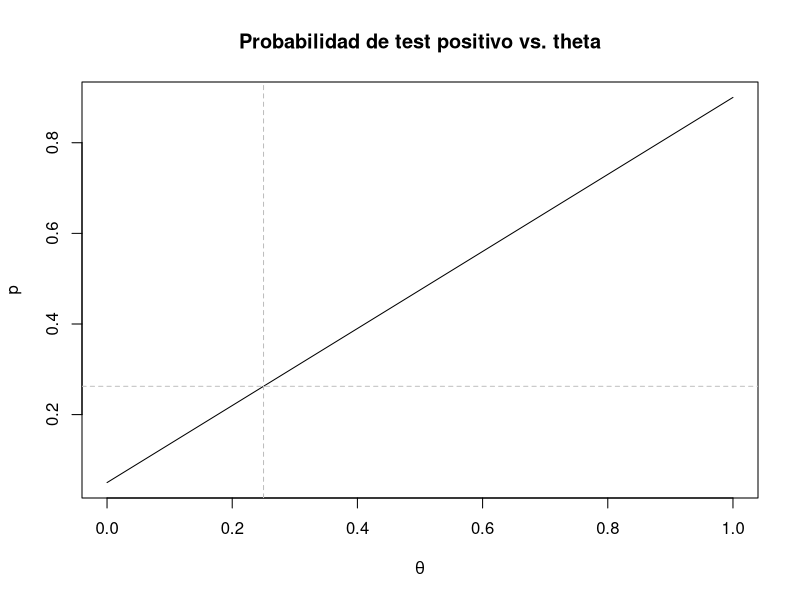
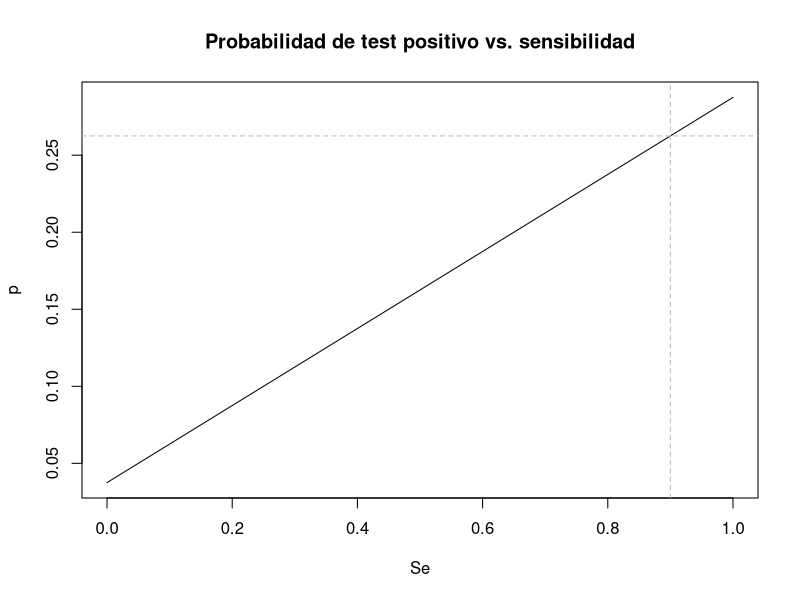
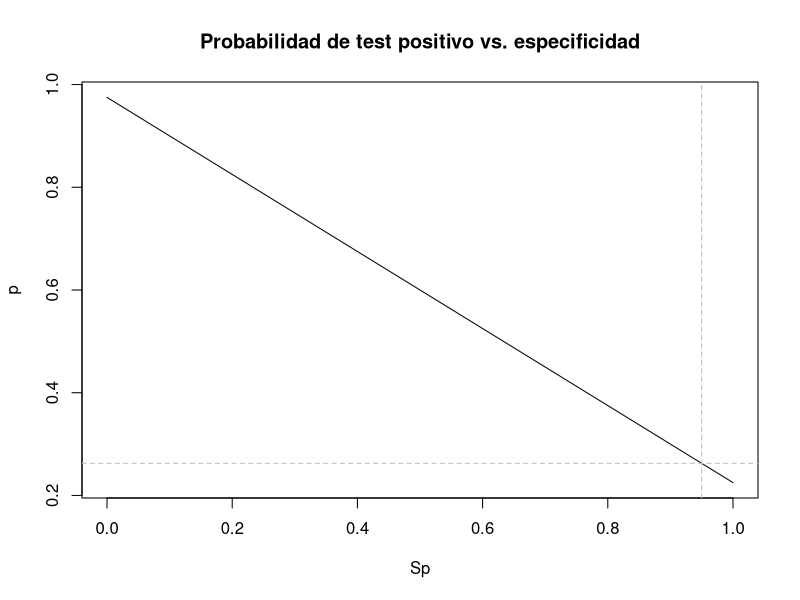
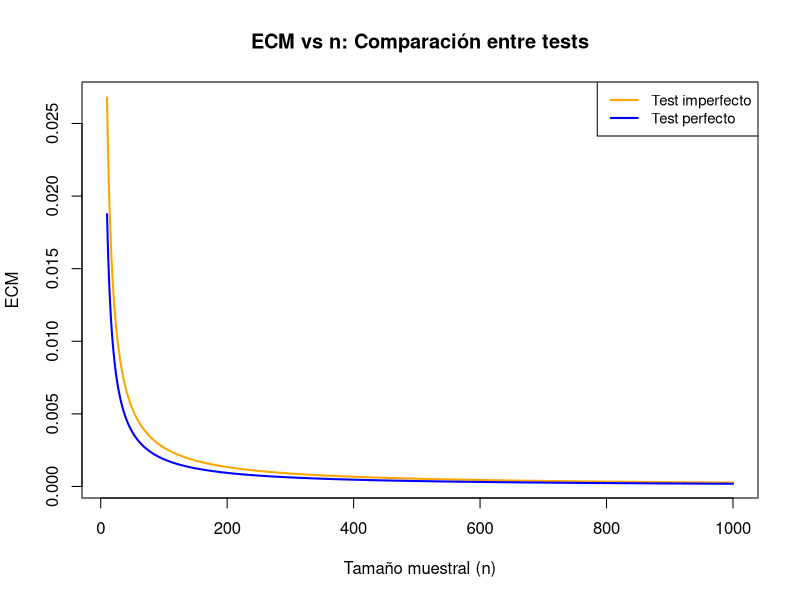
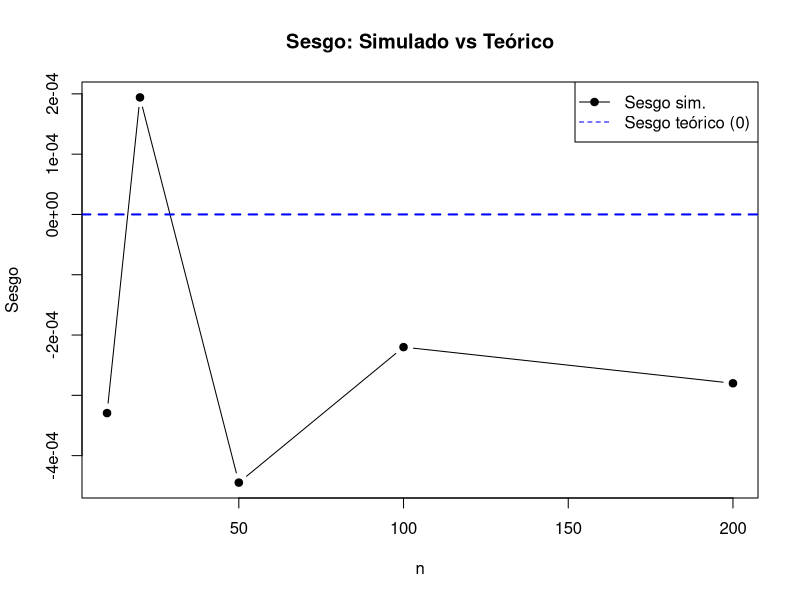
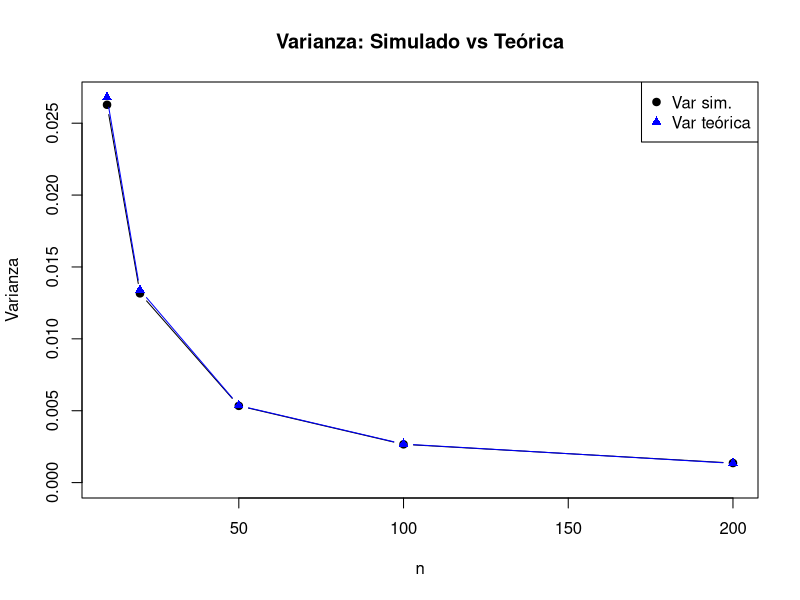
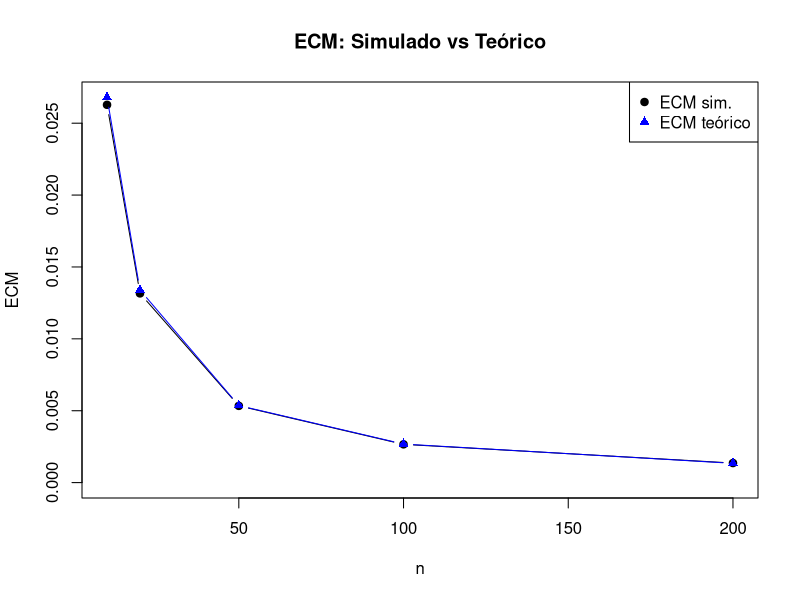
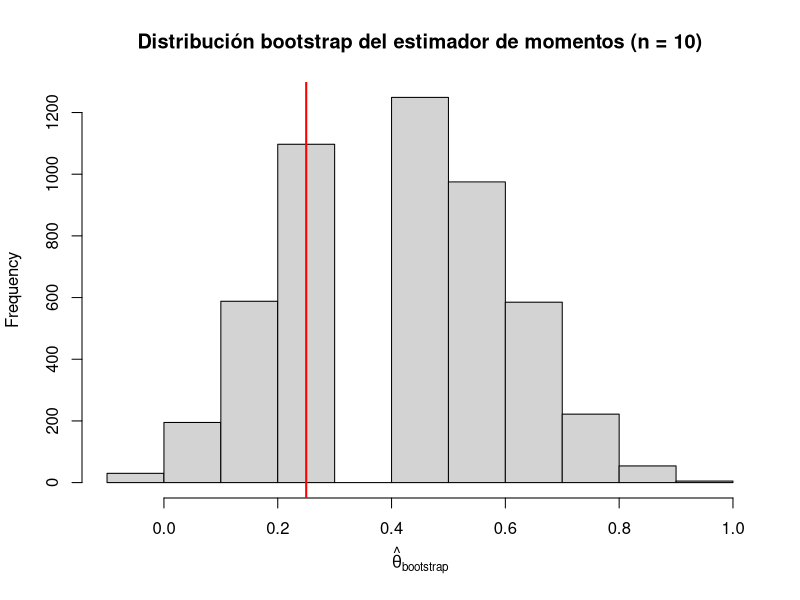

The R script that drew these images, in order:
## ---- chunk 1
knitr::opts_chunk$set(echo = FALSE)
## ---- chunk 2
#fijamos la semilla que se va a utilizar durante todo el tp.
set.seed(43)

tita <- 0.25
ns <- c(10, 20, 50, 100, 1000, 10000) #valores de n para los cuales vamos a evaluar la cobertura
Nrep <- 5000                          #empirica
z <- qnorm(0.975)

cubrimientoN <- 0

#para cada n:
for (j in seq_along(ns)){
  n <- ns[j]
  cubrimiento <- 0
  
  #repito el experimento 5000 veces.
  for(i in 1:Nrep){                                         
    muestra <- rbinom(1,n,tita)
    
    estTita <- muestra/n
    termino <- z * sqrt((estTita*(1-estTita))/n)
    intervalo <- c(estTita - termino, estTita + termino)
    
    cubrimiento[i] <- intervalo[1] <= tita && tita <= intervalo[2]
  }
  
  #promedio de veces que el valor real de tita cayó en el intervalo
  cubrimientoN[j] <- mean(cubrimiento)                  
}

cubrimientoEmpirico <- data.frame(n = ns, cubrimiento = cubrimientoN)
## ---- chunk 3
knitr::kable(cubrimientoEmpirico, digits = 4, caption = "Cubrimiento empírico del intervalo")
## ---- chunk 4

## Valores fijos
Se_fijo  <- 0.9
Sp_fijo  <- 0.95
theta_fijo <- 0.25

## a
theta_grid <- seq(0, 1, length.out = 1000)
p_theta <- Se_fijo * theta_grid + (1 - Sp_fijo) * (1 - theta_grid)

plot(theta_grid, p_theta, type = "l",
     xlab = expression(theta),
     ylab = "p",
     main = "Probabilidad de test positivo vs. theta")
abline(v = theta_fijo, col = "gray", lty = 2)
abline(h = Se_fijo * theta_fijo + (1 - Sp_fijo) * (1 - theta_fijo),
       col = "gray", lty = 2)


## ---- chunk 5
## b
Se_grid <- seq(0, 1, length.out = 1000)
p_Se <- Se_grid * theta_fijo + (1 - Sp_fijo) * (1 - theta_fijo)

plot(Se_grid, p_Se, type = "l",
     xlab = "Se",
     ylab = "p",
     main = "Probabilidad de test positivo vs. sensibilidad")
abline(v = Se_fijo, col = "gray", lty = 2)
abline(h = Se_fijo * theta_fijo + (1 - Sp_fijo) * (1 - theta_fijo),
       col = "gray", lty = 2)
## ---- chunk 6

## c
Sp_grid <- seq(0, 1, length.out = 1000)
p_Sp <- Se_fijo * theta_fijo + (1 - Sp_grid) * (1 - theta_fijo)

plot(Sp_grid, p_Sp, type = "l",
     xlab = "Sp",
     ylab = "p",
     main = "Probabilidad de test positivo vs. especificidad")
abline(v = Sp_fijo, col = "gray", lty = 2)
abline(h = Se_fijo * theta_fijo + (1 - Sp_fijo) * (1 - theta_fijo),
       col = "gray", lty = 2)

## ---- chunk 7
tita <- 0.25
Se <- 0.9
Sp <- 0.95
p <- (Se + Sp - 1)*tita + (1 - Sp)
ns <- 10:1000

ECM_perfecto <- tita*(1 - tita) / ns
ECM_imperfecto <- p*(1 - p) / (ns * (Se + Sp - 1)^2)

plot(ns, ECM_imperfecto, type="l", col="orange", lwd=2,
     xlab="Tamaño muestral (n)", ylab="ECM",
     main="ECM vs n: Comparación entre tests")
lines(ns, ECM_perfecto, col="blue", lwd=2)

legend("topright", legend=c("Test imperfecto", "Test perfecto"),
       col=c("orange", "blue"), lwd=2, cex=0.9)

## ---- chunk 8
R <- 10000
ns <- c(10, 20, 50, 100, 200) 

# Función estimador de momentos
tita_corregida <- function(p_hat, Se, Sp) {
  (p_hat - (1 - Sp)) / (Se + Sp - 1)
}

# resultados
resultados_imp <- data.frame(
  n = ns,
  bias_sim = NA,
  var_sim  = NA,
  ecm_sim  = NA,
  var_teo  = NA,
  ecm_teo  = NA
)

for (i in seq_along(ns)) {
  n <- ns[i]
  est_imp <- numeric(R)

  # Probabilidad real del test positivo
  p_Y <- Se*tita + (1 - Sp)*(1 - tita)

  for (r in 1:R) {

    # 1) Genero la muestra de T correctamente
    T <- rbinom(n, 1, p_Y)

    # 2) Estimador de momentos
    p_hat <- mean(T)
    est_imp[r] <- tita_corregida(p_hat, Se, Sp)
  }

  # --- Estadísticos simulados ---
  bias_sim <- mean(est_imp) - tita
  var_sim  <- var(est_imp)
  ecm_sim  <- mean((est_imp - tita)^2)

  # --- Valores teóricos ---
  p_true <- p_Y
  denom  <- Se + Sp - 1
  var_teo <- (p_true*(1 - p_true)) / (n * denom^2)
  ecm_teo <- var_teo   # insesgado

  # --- Guardar ---
  resultados_imp$bias_sim[i] <- bias_sim
  resultados_imp$var_sim[i]  <- var_sim
  resultados_imp$ecm_sim[i]  <- ecm_sim
  resultados_imp$var_teo[i]  <- var_teo
  resultados_imp$ecm_teo[i]  <- ecm_teo
}

## ---- chunk 9

## SESGO (teórico = 0)
plot(resultados_imp$n, resultados_imp$bias_sim,
     type="b", pch=19,
     xlab="n", ylab="Sesgo",
     main="Sesgo: Simulado vs Teórico",
     ylim=c(min(resultados_imp$bias_sim), max(resultados_imp$bias_sim)))

# línea de sesgo teórico = 0
abline(h = 0, col="blue", lwd=2, lty=2)

legend("topright",
       legend=c("Sesgo sim.", "Sesgo teórico (0)"),
       col=c("black","blue"), pch=c(19, NA), lty=c(1,2))

## ---- chunk 10

## VARIANZA
plot(resultados_imp$n, resultados_imp$var_sim,
     type="b", pch=19,
     xlab="n", ylab="Varianza",
     main="Varianza: Simulado vs Teórica",
     ylim=c(0, max(resultados_imp$var_sim, resultados_imp$var_teo)))

lines(resultados_imp$n, resultados_imp$var_teo,
      type="b", pch=17, col="blue")

legend("topright",
       legend=c("Var sim.", "Var teórica"),
       col=c("black","blue"), pch=c(19,17))


## ---- chunk 11

## ECM
plot(resultados_imp$n, resultados_imp$ecm_sim,
     type="b", pch=19,
     xlab="n", ylab="ECM",
     main="ECM: Simulado vs Teórico",
     ylim=c(0, max(resultados_imp$ecm_sim, resultados_imp$ecm_teo)))

lines(resultados_imp$n, resultados_imp$ecm_teo,
      type="b", pch=17, col="blue")

legend("topright",
       legend=c("ECM sim.", "ECM teórico"),
       col=c("black","blue"), pch=c(19,17))

## ---- chunk 12

n <- 10     # tamaño de la muestra
B <- 5000   # cantidad de réplicas bootstrap

# Probabilidad real de T = 1 bajo test imperfecto
p_Y <- Se * tita + (1 - Sp) * (1 - tita)

# Genero una muestra original de T
T <- rbinom(n, 1, p_Y)

# Bootstrap no paramétrico
boot_est <- numeric(B)

for (b in 1:B) {
  T_boot <- sample(T, size = n, replace = TRUE)
  p_hat_boot <- mean(T_boot)
  boot_est[b] <- tita_corregida(p_hat_boot, Se, Sp)
}

# Histograma
hist(boot_est, breaks = 15, freq = TRUE,
     main = "Distribución bootstrap del estimador de momentos (n = 10)",
     xlab = expression(hat(theta)["bootstrap"]))

abline(v = tita, col = "red", lwd = 2)  # valor verdadero

## ---- chunk 13

tita_corregida <- function(p_hat, Se, Sp) {
  (p_hat - (1 - Sp)) / (Se + Sp - 1)
}

#Definimos los valores a utilizar.
tita <- 0.25
Se <- 0.9
Sp <- 0.95
p_Y <- Se * tita + (1 - Sp) * (1 - tita)

ns <-  c(10, 20, 50, 100, 1000)
R <- 700 #replicas Monte Carlo
B <- 1000 #remuestreos bootstrap

z <- qnorm(0.975)

res_list <- vector("list",length(ns))
names(res_list) <- as.character(ns)

#para cada n:
for (j in seq_along(ns)){
  n <- ns[j]
  cubrimientos <- logical(R)
  longitudes <- numeric(R)
  
  #repito el experimento R veces 
  for (r in 1:R){
     T <- rbinom(n,1,p_Y)
     boot_est <- numeric(B)
     
     #genero B muestras bootstrap.
     for (b in 1:B){
       T_boot <- sample(T, size = n, replace = TRUE)
       p_hat_boot <- mean(T_boot)
       boot_est[b] <- tita_corregida(p_hat_boot, Se, Sp)
     }
     
     lower <- quantile(boot_est, probs = 0.025, names = FALSE)
     upper <- quantile(boot_est, probs = 0.975, names = FALSE)
     
     cubrimientos[r] <- (lower <= tita) && (tita <= upper)
     longitudes[r] <- (upper - lower)
  }
  
  #resultados para cada n
  res_list[[j]] <- list(
    n = n,
    cubrimiento = mean(cubrimientos),
    longitud_media = mean(longitudes)
  )
   
}

res_df <- do.call(rbind, lapply(res_list, function(z){
  data.frame(n = z$n,
             cubrimiento = z$cubrimiento,
             longitud_media = z$longitud_media)
}))
rownames(res_df) <- NULL
## ---- chunk 14
res_listAsint <- vector("list", length(ns))
names(res_listAsint) <- as.character(ns)

#para cada n:
for (j in seq_along(ns)){
  n <- ns[j]
  cubrimientos <- logical(R)
  longitudes <- numeric(R)
  
  #repito el experimento R veces.
  for (r in 1:R){
    T <- rbinom(n, 1, p_Y)
    
    p_hat <- mean(T)
    tita_hat <- tita_corregida(p_hat,Se,Sp)
    est_Var <- (p_hat*(1-p_hat))/(n*(Se+Sp-1)^2)
    
    termino <- z*sqrt(est_Var)
    lower <- tita_hat - termino
    upper <- tita_hat + termino
    
    cubrimientos[r] <- (lower <= tita) && (tita <= upper)
    longitudes[r] <- (upper - lower)
  }
  
  #resultados para cada n.
  res_listAsint[[j]] <- list(
    n = n,
    cubrimiento = mean(cubrimientos),
    longitud_media = mean(longitudes)
  )
}

resAsint_df <- do.call(rbind, lapply(res_listAsint, function(z){
  data.frame(n = z$n,
             cubrimiento = z$cubrimiento,
             longitud_media = z$longitud_media)
}))
rownames(resAsint_df) <- NULL
## ---- chunk 15
knitr::kable(res_df, digits = 4, caption = "Bootstrap Percentil")
## ---- chunk 16
knitr::kable(resAsint_df, digits = 4, caption = "Intervalos Asintóticos")
## ---- chunk 17
# Parámetros
theta_verdadera <- 0.25
Se_fijo         <- 0.9
Sp_fijo         <- 0.95

# Probabilidad verdadera de test positivo bajo el modelo
p_verdadera <- Se_fijo * theta_verdadera + (1 - Sp_fijo) * (1 - theta_verdadera)

# Número de réplicas para Monte Carlo
N_rep <- 10000


# Funciones para los estimadores

# Estimador de momentos de theta
theta_mom <- function(T_obs, n, Se = Se_fijo, Sp = Sp_fijo) {
  p_muestral <- T_obs / n
  theta_mom_est <- (p_muestral + Sp - 1) / (Se + Sp - 1)
  return(theta_mom_est)
}

# Estimador truncado de theta
theta_trunc <- function(T_obs, n, Se = Se_fijo, Sp = Sp_fijo) {
  theta_mom_est <- theta_mom(T_obs, n, Se, Sp)
  theta_trunc_est <- pmin(1, pmax(0, theta_mom_est))
  return(theta_trunc_est)
}

## Tamaños muestrales a estudiar
n_valores <- c(10, 100, 1000)

## Data frame para almacenar resultados
resultados <- data.frame(
  n     = n_valores,
  media = NA_real_,
  sesgo = NA_real_,
  var   = NA_real_,
  ECM   = NA_real_
)

for (i in seq_along(n_valores)) {
  n <- n_valores[i]
  # Simular T_obs ~ Binomial(n, p_verdadera) N_rep veces
  T_sim <- rbinom(N_rep, size = n, prob = p_verdadera)
  # Estimaciones truncadas
  theta_trunc_sim <- theta_trunc(T_sim, n)
  # media
  media_hat <- mean(theta_trunc_sim)
  # sesgo
  sesgo_hat <- media_hat - theta_verdadera
  # varianza
  var_hat <- var(theta_trunc_sim)
  # ECM
  ECM_hat <- mean((theta_trunc_sim - theta_verdadera)^2)
  
  # resultados
  resultados$media[i] <- media_hat
  resultados$sesgo[i] <- sesgo_hat
  resultados$var[i]   <- var_hat
  resultados$ECM[i]   <- ECM_hat
}

## ---- chunk 18
knitr::kable(resultados, digits = 9, caption = "Resultados")
## ---- chunk 19

par(mfrow = c(2, 2))  ## grid para los gráficos

for (n in n_valores) {
  # nueva data para cada n
  T_sim <- rbinom(N_rep, size = n, prob = p_verdadera)
  theta_trunc_sim <- theta_trunc(T_sim, n)
  
  # Histograma
  hist(theta_trunc_sim,
       breaks = 40,
       main = paste("Histograma de theta_trunc, n =", n),
       xlab = expression(hat(theta)[trunc]),
       probability = TRUE)
  
  media_hat <- mean(theta_trunc_sim)
  sd_hat    <- sd(theta_trunc_sim)
  x_grid    <- seq(0, 1, length.out = 200)
  lines(x_grid, dnorm(x_grid, mean = media_hat, sd = sd_hat), col = "red")
}

par(mfrow = c(1, 1))

n <- 1000
T_sim <- rbinom(N_rep, size = n, prob = p_verdadera)
theta_trunc_sim <- theta_trunc(T_sim, n)
## ---- chunk 20
qqnorm(theta_trunc_sim,
       main = expression(paste("QQ-plot de ", hat(theta)[trunc], " para n=1000")),
       xlab= "",
       ylab= "")
qqline(theta_trunc_sim)

## ---- chunk 21
#Definimos los valores.
n_pre <- 100
n_post <- 100
Se <- 0.9
Sp <- 0.95
tita_pre <- 0.2
tita_post <- 0.15

#Calculamos p_pre y p_post:

p_pre <- (Se + Sp - 1)* tita_pre + (1 - Sp)
p_post <- (Se + Sp - 1)* tita_post + (1 - Sp)


#Generamos ambas muestras (pre y post):

Xpre <- rbinom(n_pre, 1, p_pre)
Xpost <- rbinom(n_post, 1, p_post)

#Ahora calculamos U(Xpre, Xpost):
p_preHat <- mean(Xpre)
p_postHat <- mean(Xpost)

tita_preHat <- (p_preHat + Sp - 1)/(Se + Sp - 1)
tita_postHat <- (p_postHat + Sp - 1)/(Se + Sp - 1)

Var_preHat <- (p_preHat*(1-p_preHat))/(n_pre*(Se+Sp-1)^2)
Var_postHat <- (p_postHat*(1-p_postHat))/(n_post*(Se+Sp-1)^2)


U <- (tita_postHat - tita_preHat)/(sqrt(Var_postHat + Var_preHat))


cat("U =", round(U, 4))
## ---- chunk 22
n_pre <- 50
n_post <- 50
Se <- 0.9
Sp <- 0.95
tita_pre <- 0.2
tita_post <- 0.15

#Calculamos p_pre y p_post:

p_pre <- (Se + Sp - 1)* tita_pre + (1 - Sp)
p_post <- (Se + Sp - 1)* tita_post + (1 - Sp)


#Generamos ambas muestras (pre y post):

Xpre <- rbinom(n_pre, 1, p_pre)
Xpost <- rbinom(n_post, 1, p_post)

#Ahora calculamos U(Xpre, Xpost):
p_preHat <- mean(Xpre)
p_postHat <- mean(Xpost)

tita_preHat <- (p_preHat + Sp - 1)/(Se + Sp - 1)
tita_postHat <- (p_postHat + Sp - 1)/(Se + Sp - 1)

Var_preHat <- (p_preHat*(1-p_preHat))/(n_pre*(Se+Sp-1)^2)
Var_postHat <- (p_postHat*(1-p_postHat))/(n_post*(Se+Sp-1)^2)


U50 <- (tita_postHat - tita_preHat)/(sqrt(Var_postHat + Var_preHat))



cat("U (n=50) =", round(U50, 4))
## ---- chunk 23
n_pre <- 10
n_post <- 10
Se <- 0.9
Sp <- 0.95
tita_pre <- 0.2
tita_post <- 0.15

#Calculamos p_pre y p_post:

p_pre <- (Se + Sp - 1)* tita_pre + (1 - Sp)
p_post <- (Se + Sp - 1)* tita_post + (1 - Sp)


#Generamos ambas muestras (pre y post):

Xpre <- rbinom(n_pre, 1, p_pre)
Xpost <- rbinom(n_post, 1, p_post)

#Ahora calculamos U(Xpre, Xpost):
p_preHat <- mean(Xpre)
p_postHat <- mean(Xpost)

tita_preHat <- (p_preHat + Sp - 1)/(Se + Sp - 1)
tita_postHat <- (p_postHat + Sp - 1)/(Se + Sp - 1)

Var_preHat <- (p_preHat*(1-p_preHat))/(n_pre*(Se+Sp-1)^2)
Var_postHat <- (p_postHat*(1-p_postHat))/(n_post*(Se+Sp-1)^2)


U10 <- (tita_postHat - tita_preHat)/(sqrt(Var_postHat + Var_preHat))

cat("U (n=10) =", round(U10, 4))
## ---- chunk 24

# Estimador de Delta y su desvío estándar
DeltaHat <- tita_postHat - tita_preHat
se_Delta <- sqrt(Var_preHat + Var_postHat)

# Intervalo asintotico 95%
z <- qnorm(0.975)
IC_lower <- DeltaHat - z * se_Delta
IC_upper <- DeltaHat + z * se_Delta

cat("DeltaHat =", round(DeltaHat, 4), "\n")
cat("IC 95% para Delta: [", round(IC_lower, 4), ",", round(IC_upper, 4), "]\n")

## ---- chunk 25
#Definimos los valores a utilizar.
Nrep <- 2000
ns <- c(10, 20, 50, 100, 1000, 10000)
alpha <- 0.05
Se <- 0.9
Sp <- 0.95
z <- qnorm(0.975)

# Como queremos nivel, definimos prevalencias iguales para pre y post (H0 delta = 0).
#Además queremos el supremo de los errores de tipo 1, entonces hay que variar tita.
grid_tita <- seq(0.01, 0.99, length.out = 20)
  

#Vector que va a tener el nivel empírico para cada n.
nivelN <- numeric(length(ns))


#para cada n:
for (r in seq_along(ns)){
  n <- ns[r]
  
  #vector que va a tener error de tipo 1 para cada tita.
  errorTipo1 <- numeric(length(grid_tita))
  
  #para cada tita:
  for (j in seq_along(grid_tita)){
    tita <- grid_tita[j]
    p <- (Se + Sp - 1)* tita + (1 - Sp)
    
    #vector que va a tener si rechazo o no el test en cada pos.
    rechazos <- numeric(Nrep)
    
    #repito el experimento Nrep veces:
    for(i in 1:Nrep){                                        
      Xpre <- rbinom(n,1,p)
      Xpost <- rbinom(n,1,p)
      
      #Ahora calculamos U(Xpre, Xpost):
      p_preHat <- mean(Xpre)
      p_postHat <- mean(Xpost)
      
      tita_preHat <- (p_preHat + Sp - 1)/(Se + Sp - 1)
      tita_postHat <- (p_postHat + Sp - 1)/(Se + Sp - 1)
      
      Var_preHat <- (p_preHat*(1-p_preHat))/(n*(Se+Sp-1)^2)
      Var_postHat <- (p_postHat*(1-p_postHat))/(n*(Se+Sp-1)^2)
      
      U <- (tita_postHat - tita_preHat)/(sqrt(Var_postHat + Var_preHat)) 
      
      #rechazo o no H0.
      rechazos[i] <- abs(U) > z
    }
    
    #proporción de rechazos.(ignoro nan en caso de que el p estimado sea 0 o 1 
    #pues sucede un div por 0)
    errorTipo1[j] <- mean(rechazos, na.rm = TRUE)                    
    
  }
  
  nivelN[r] <- max(errorTipo1)
}

nivelEmpirico <- data.frame(n = ns, nivel = nivelN)

## ---- chunk 26
knitr::kable(nivelEmpirico, digits = 4, caption = "Nivel empírico del test")
